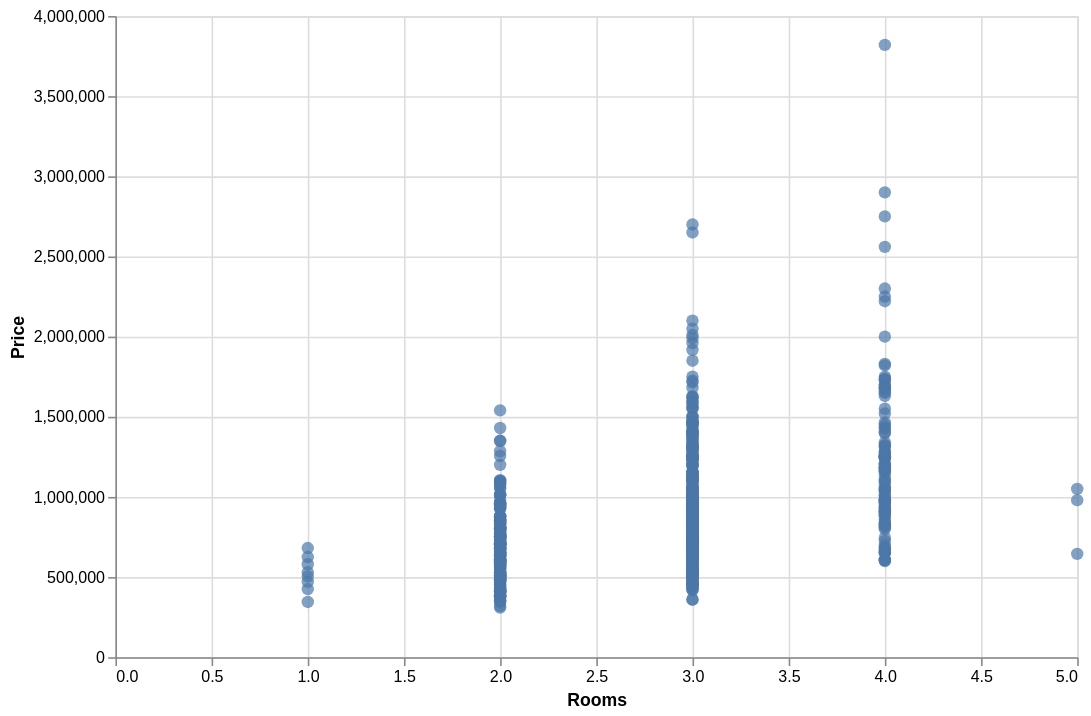

Notebook cell for this chart:
### Code cell
# Checking the rooms price
alt.Chart(housing_data, width=600, height=400).mark_circle(size=60).encode(
    x='Rooms',
    y='Price'
)

### Figure 1 — Vega-Lite specification as saved in the notebook (floating-point values rounded to 4 significant figures; data arrays with more than 128 entries replaced by an {"elided": "..."} marker saying what was removed)
{"config": {"view": {"continuousWidth": 300, "continuousHeight": 300}}, "data": {"name": "data-4c729991a1fc54ac63aa4060a0a79366"}, "mark": {"type": "circle", "size": 60}, "encoding": {"x": {"field": "Rooms", "type": "quantitative"}, "y": {"field": "Price", "type": "quantitative"}}, "height": 400, "width": 600, "$schema": "https://vega.github.io/schema/vega-lite/v6.1.0.json", "datasets": {"data-4c729991a1fc54ac63aa4060a0a79366": {"elided": "696 records"}}}
